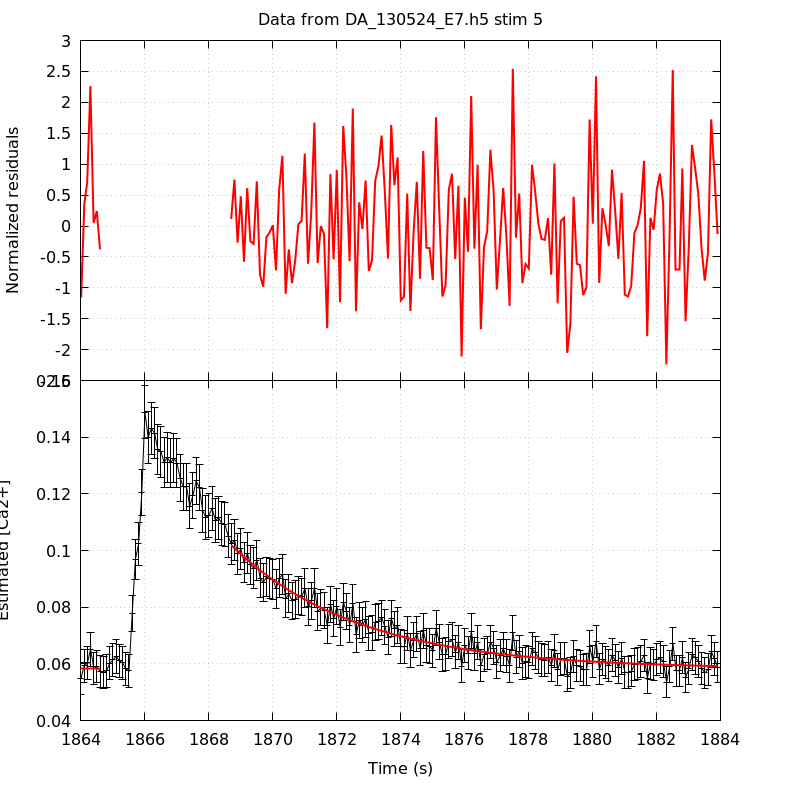

Write the gnuplot code that produced this figure.
unset key
set grid
set multiplot title 'Data from DA_130524_E7.h5 stim 5' noenhanced layout 2,1 margins 0.1,0.9,0.1,0.95 spacing 0,0
set ylabel 'Normalized residuals'
set xtics format ''
plot 'DA_130524_E7_aba_RatioFit_s5' using 1:4 with lines linecolor rgb 'red' linewidth 2
set format x '%g'
set xlabel 'Time (s)'
set ylabel 'Estimated [Ca2+]'
plot 'DA_130524_E7_aba_CaRatio_s5' using 1:2:($3*1.96) with yerrorlines \
     linecolor rgb 'black' linewidth 1,                \
     'DA_130524_E7_aba_RatioFit_s5' using 1:3 with lines linecolor rgb 'red'\
     linewidth 2
unset multiplot
